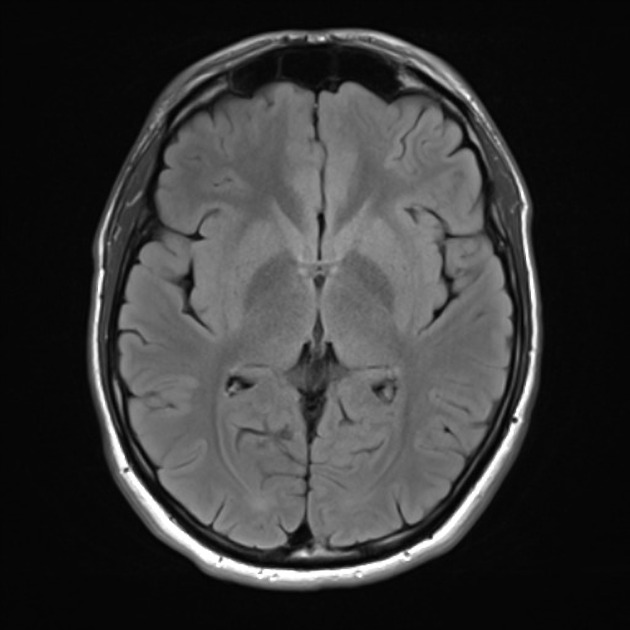
#> input picture image-cryptography/Ảnh/MRI-brain.jpeg, 630 x 630 px
$ python encryption.py
#> lines starting #> are read from the running program, lines starting #| are printed output that depends on the picture
### image-cryptography/keygen.py
import matplotlib.pyplot as plt
import matplotlib.image as mpimg
import numpy as np

#tạo khóa

def genkey(x,r,size):
    key = []
    for i in range(size):
        x = r*x*(1-x)
        key.append(int((x* pow(10,16)) % 256))
    print(key)
    return key

def indexgen(x, r, n):
    index = []
    k = []
    for i in range(n):
        x = r*x*(1-x)
        k.append(x)
        index.append(i)

    for i in range(n):
        for j in range(n):
            if (k[i] > k[j]):
                k[i], k[j] = k[j], k[i]
                index[i], index[j] = index[j], index[i]
    print(index)
    return index

### image-cryptography/encryption.py
import matplotlib.pyplot as plt
import matplotlib.image as mpimg
import keygen as kg
import numpy as np

def encryption(img, key1, key2):
	enimg1 = np.zeros(shape=[height, width, 3], dtype=np.uint8)
	enimg2 = np.zeros(shape=[height, width, 3], dtype=np.uint8)
	enimg3 = np.zeros(shape=[1, height*width, 3], dtype=np.uint8)

# shuffling
	for i in range(height):
		k = 0
		for j in range(width):
			enimg1[i, j] = img[i, key1[k]]
			k += 1

#substitution
	z = 0
	for i in range(height):
		for j in range(width):
			enimg2[i,j] = enimg1[i,j]^key2[z]
			z += 1

	enimg3[0,2] = enimg2[2,3]
	plt.imshow(enimg2)
	plt.show()
	plt.imsave('Ảnh/ảnh mã hóa.bmp', enimg2)

	return enimg2

img = mpimg.imread('Ảnh/MRI-brain.jpeg')
#> img is the input picture: shape (630, 630); min 1, max 255, mean 55.5
height = img.shape[0]
#> height = 630
width = img.shape[1]
#> width = 630
key2 = kg.genkey(0.01,3.95, height*width)
key1 = kg.indexgen(0.01,3.95, width)

encryption(img, key1, key2)
#> after the loop in encryption, `for i in range(height):`:
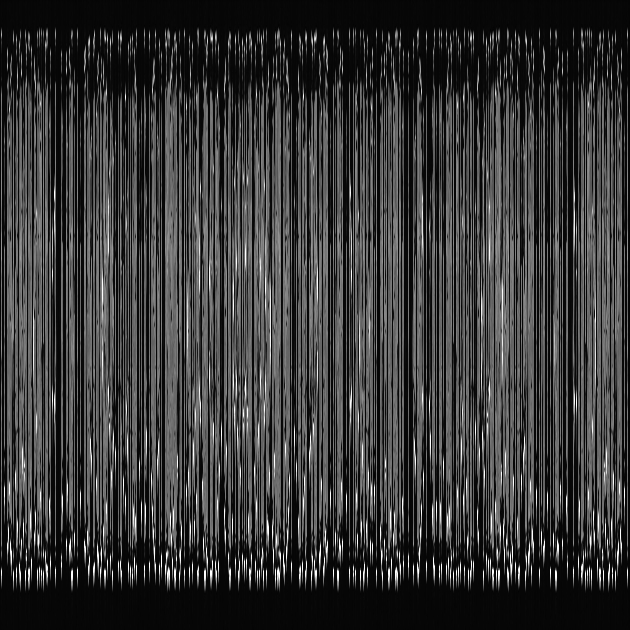
#> enimg1: shape (630, 630, 3); min 1, max 255, mean 55.5
#> after the loop in encryption, `for i in range(height):`:
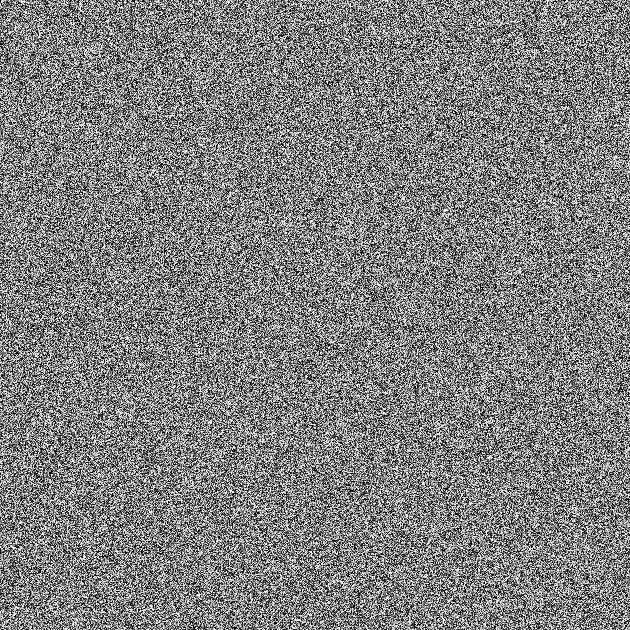
#> enimg2: shape (630, 630, 3); min 0, max 255, mean 127.5
#> after the loop in encryption, `for i in range(height):`: z = 396900
